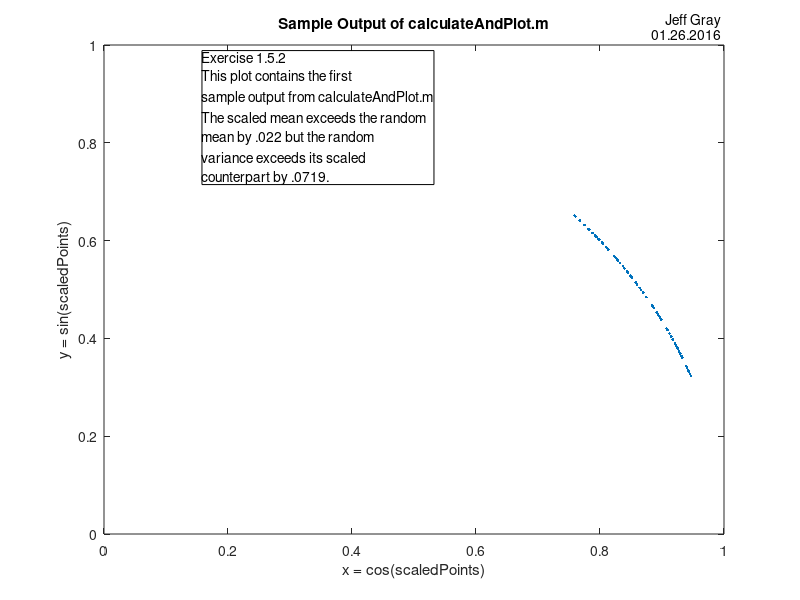

MATLAB code to generate this figure:
%   jeff gray
%   01.24.2016
%   nesc5330
%   lab1
%   file: 'controlledArc.m'

%   description: code used to plot

function controlledArc
clf
rng(9711963);
% Create figure
figure1 = figure;

% Create axes
axes1 = axes('Parent',figure1);
xlim(axes1,[0 1]);
ylim(axes1,[0 1]);
box(axes1,'on');
hold(axes1,'on');

centerX = sqrt(3)/2;
centerY = .5;
arcLength = pi/8;

radius = sqrt((centerX-0).^2 + (centerY-0).^2);  %   distance formula
    arcTheta = arcLength / radius;  %    full arclength in radians
    centerTheta = atan(centerY/centerX); %  radian pointing to arc center
    
    %finding new points that serve as boundaries
    x_1 = radius * cos(centerTheta - arcTheta/2);
    y_1 = radius * sin(centerTheta - arcTheta/2);
    x_2 = radius * cos(centerTheta + arcTheta/2);
    y_2 = radius * sin(centerTheta + arcTheta/2);
    
    randNums = rand(1,100);
    scaledPoints = randNums*arcLength + centerTheta - arcTheta/2;

% Create plot
plot(cos(scaledPoints), sin(scaledPoints),'Marker','.','LineStyle','none');

% Create text
text('Parent',axes1,'String','Jeff Gray',...
    'Position',[0.905204460966543 1.05018587360595 0]);

% Create text
text('Parent',axes1,'String','01.26.2016',...
    'Position',[0.882899628252788 1.02230483271375 0]);

% Create xlabel
xlabel({'x = cos(scaledPoints)'},'FontSize',11);

% Create ylabel
ylabel({'y = sin(scaledPoints)'},'FontSize',11);

% Create title
title({'Sample Output of calculateAndPlot.m'},'FontSize',11);

% Create textbox
annotation(figure1,'textbox',...
    [0.252448313384114 0.692375194472734 0.269858534175242 0.195158844861609],...
    'String',{'Exercise 1.5.2','This plot contains the first','sample output from calculateAndPlot.m','The scaled mean exceeds the random','mean by .022 but the random','variance exceeds its scaled','counterpart by .0719.'});

